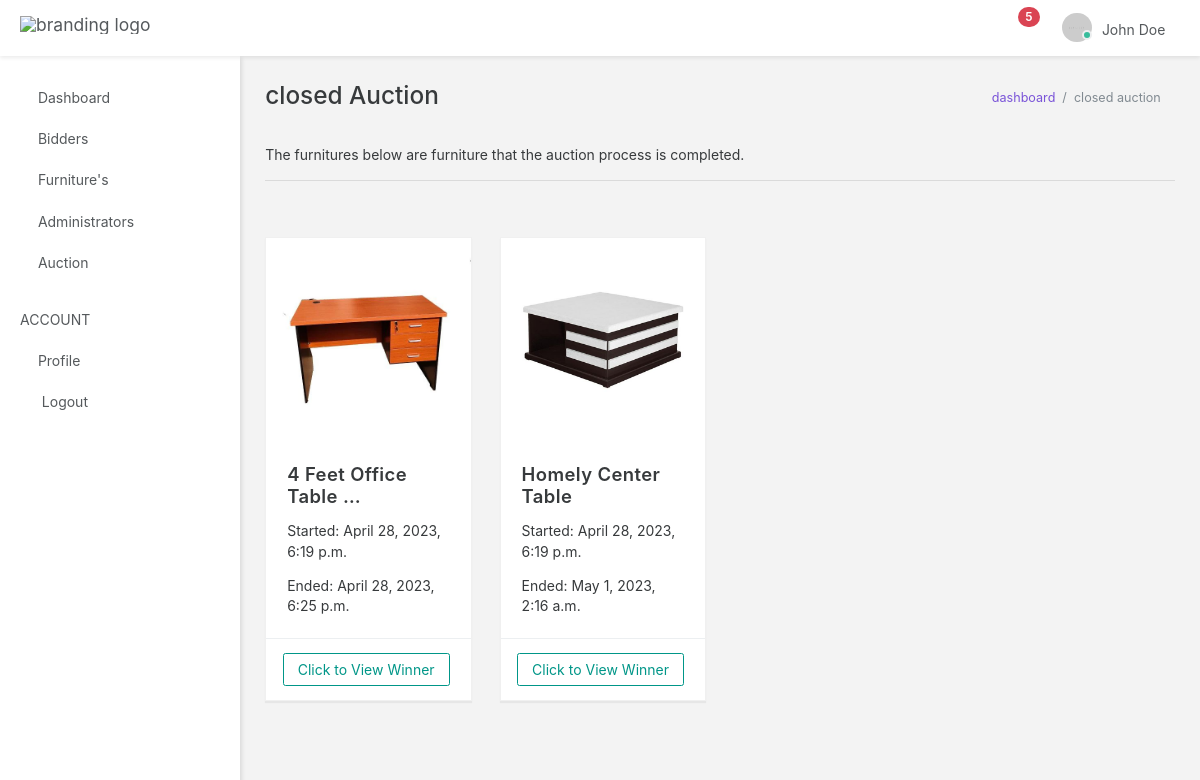
The app's page /auth/closed (signed in), older data.
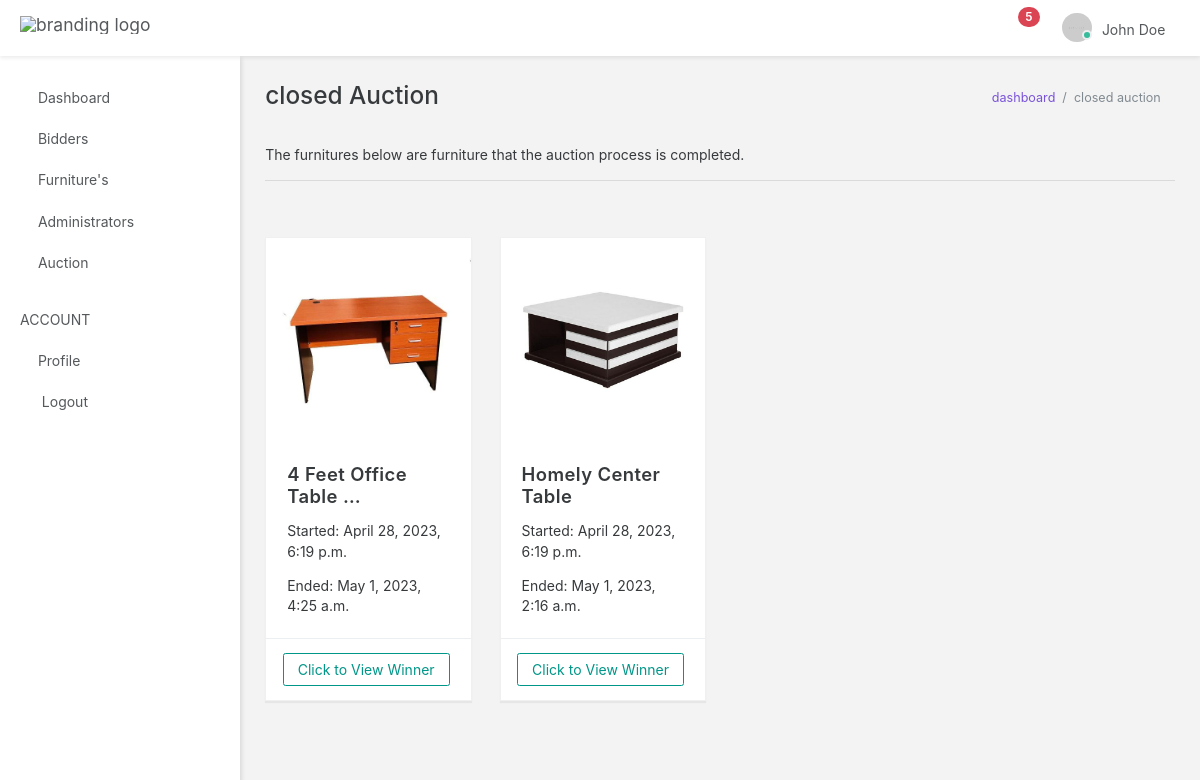
The same page, newer data.
### Auction_auth/models.py (models this page shows, shortened)
class Furniture(models.Model):
    furniture_id = models.UUIDField(
        default=uuid.uuid4, primary_key=True, unique=True, editable=False)
    furniture_name = models.CharField(max_length=100)
    start_price = models.FloatField()
    furniture_desc = models.TextField()
    created = models.DateTimeField(
        verbose_name='date_created', auto_now_add=True)
    start_date_and_time = models.DateTimeField(null=True)
    end_date_and_time = models.DateTimeField(null=True)
    is_sold = models.BooleanField(default=False)
    sold_price = models.FloatField(blank=True, null=True)
    sold_to = models.ForeignKey(
        User, on_delete=models.CASCADE, blank=True, null=True)
    image = models.ImageField(null=True, blank=True, upload_to='uploads/')
    class Meta:
        db_table = 'Furniture'
        verbose_name_plural = 'Furniture'

### Auction_auth/views.py (the view)
# urls.py: path('auth/closed', ClosedAuctionView.as_view(), name='closed'),
class ClosedAuctionView(LoginRequiredMixin, ListView):
    template_name = "backend/auction/closed.html"
    def get_queryset(self):
        all_furniture = Furniture.objects.all().order_by('-created')
        now = timezone.now()
        return [closed for closed in all_furniture if now > closed.end_date_and_time]

### Templates/backend/auction/closed.html (shortened to what this page needs)
{% extends 'base.html' %}
{% load static %}
{% load crispy_forms_tags %}
  {% block head %}{% include 'partials/auth_head.html' %}{% endblock head %}
  {% block body %}
  <body data-open="click" data-menu="vertical-menu" data-col="2-columns" class="vertical-layout vertical-menu 2-columns  fixed-navbar">
	{% block nav %} {% include 'partials/auth_nav.html' %} {% endblock %}
	{% include 'partials/auth_sidebar.html' %}
    <div class="app-content content container-fluid">
      <div class="content-wrapper">
        <div class="content-header row">
          <div class="content-header-left col-md-6 col-xs-12 mb-1">
            <h2 class="content-header-title">closed Auction</h2>
          </div>
          <div class="content-header-right breadcrumbs-right breadcrumbs-top col-md-6 col-xs-12">
            <div class="breadcrumb-wrapper col-xs-12">
              <ol class="breadcrumb">
                <li class="breadcrumb-item"><a href="{% url 'auth:dashboard' %}">dashboard</a>
                </li>
                <li class="breadcrumb-item active">closed auction
                </li>
              </ol>
            </div>
          </div>
        </div>
        <div class="content-body">
			<section id="basic-examples">
				<div class="row">
					<div class="col-xs-12 mt-1 mb-3">
						<p>The furnitures below are furniture that the auction process is completed.</p>
						<hr>
					</div>
				</div>
				<div class="row match-height">
					{% if object_list %}
						{% for object in object_list %}
						<div class="col-xl-3 col-md-4 col-sm-12">
							<div class="card">
								<div class="card-body">
									<div class="text-center">
										<img class="card-img-top img-fluid" src="{{ object.image.url }}" alt="Card image cap">
									</div>
									<div class="card-block">
										<h4 class="card-title">{{ object.furniture_name|truncatechars:21 }}</h4>
										<p class="card-text">Started: {{ object.start_date_and_time }}</p>
										<p class="card-text">Ended: {{ object.end_date_and_time }}</p>
									</div>
								</div>
								<div class="card-footer border-top-blue-grey border-top-lighten-5 text-muted">
									<a href="{% url 'auth:winner' object.pk %}" class="btn btn-outline-teal float-xs-right">Click to View Winner</a>
								</div>
							</div>
						</div>
						{% endfor %}
					{% endif %}
				</div>
			</section>
        </div>
      </div>
    </div>
</body>
{% endblock body %}

Row changes from the older to the newer data that the page shows:
changed Furniture "4 Feet Office Table …": end_date_and_time "April 28, 2023, 6:25 p.m." → "May 1, 2023, 4:25 a.m."
